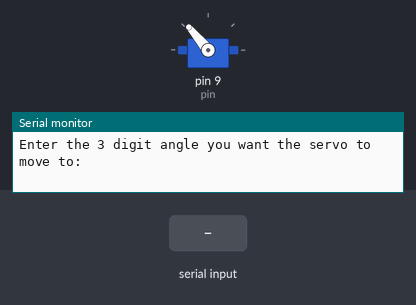
Simulated run of this sketch. Board: Arduino Uno, built with avr-gcc and run on an emulated ATmega328P. Shown: servo, the last lines printed to the serial monitor. The test bench sets the inputs (shaded band).

Above: at 1.2 s.
1.3 s: "90,45\n" received over Serial
At 2.8 s:
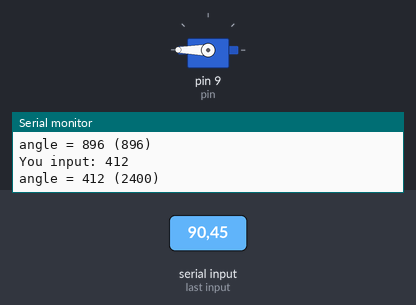
3.8 s: "30,150\n" received over Serial
At 5.9 s:
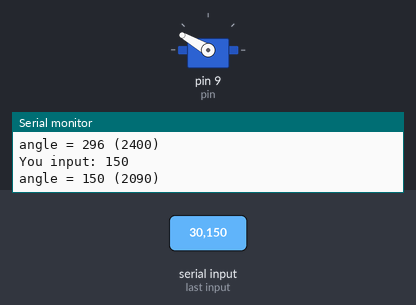
6.3 s: "5\n" received over Serial
At 7.0 s:
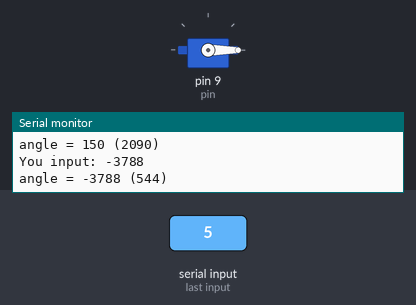
7.8 s: "200\n" received over Serial
At 8.2 s:
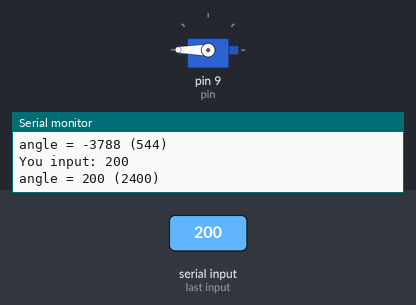
9.3 s: "90\n" received over Serial
At 10.5 s:
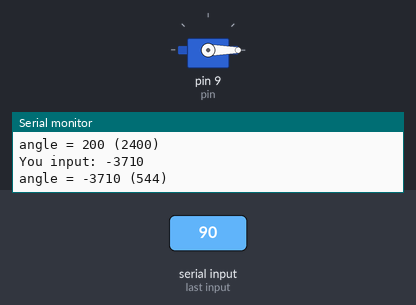
Timing chart, 0 to 11.8 s (numbered marks = the images above; inputs shaded):
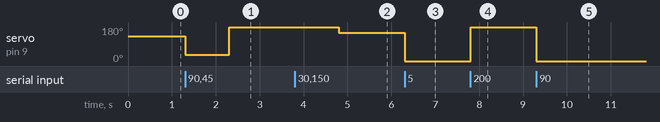

The sketch:

Servo.ino
```cpp
//http://forum.arduino.cc/index.php/topic,17198.0.html

#include <Servo.h>

Servo myservo;
int pin = 9;
int angle, signal, n, pos;


void setup()
{
  myservo.attach(pin);
  myservo.write(130);
  Serial.begin(9600); //begins serial comm at 9600 baud
  Serial.println("Enter the 3 digit angle you want the servo to move to: ");
}

void loop()
{
  if(Serial.available() >= 3)
  {
    angle = GetAngle();
    myservo.write(angle);
    Serial.print("angle = ");
    Serial.print(angle);
    Serial.print(" (" );
    Serial.print(myservo.readMicroseconds());
    Serial.println(")");
    delay(1000);
  }
}

// get three digits from serial
// ToDo - check for non-digits
int GetAngle()
{
   pos = 0;
   for(n = 0; n < 3; n++)
   {
      char ch = Serial.read();
      pos =  (pos * 10) + ch - '0' ;
   }
  Serial.print("\nYou input: ");
  Serial.println(pos);
  return (pos);
}
```

Measured:
- after the input at 1.3 s, servo on pin 9 (pin): 130° → 34° at once, → 180° 1.0 s later
- after the input at 3.8 s, servo on pin 9 (pin): 180° → 150° after 1.0 s
- after the input at 6.3 s, servo on pin 9 (pin): 150° → 0° at once
- after the input at 7.8 s, servo on pin 9 (pin): 0° → 180° at once
- after the input at 9.3 s, servo on pin 9 (pin): 180° → 0° at once
